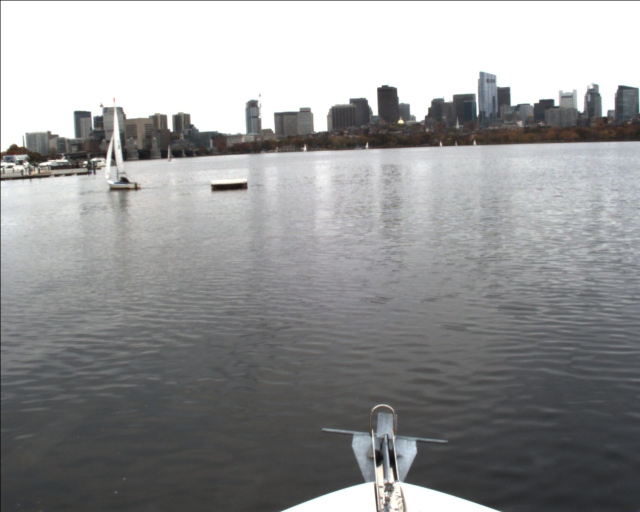
#> input picture packages/asv_perception_homography/src/calibrate_imgs/1572379335.856818.jpg, 1280 x 1024 px, found by its file name (shown at 1/2 size)
$ python offline_calibrate.py   (older library calls are emulated)
#> lines starting #> are read from the running program, lines starting #| are printed output that depends on the picture
# https://nbviewer.jupyter.org/github/manisoftwartist/perspectiveproj/blob/master/perspective.ipynb
# https://stackoverflow.com/a/20089412/882436

import cv2
import numpy as np
import math
import os
import calibrate_utils
from functools import reduce
from collections import namedtuple
from PyTunerCv import PyTunerCv as Tuner
from PyTunerCv import PyTunerCvControl as TunerCtl

# [183 lines left out: functions construct_RotationMatrixHomogenous, getRotationMatrixManual, getPoints_for_PerspectiveTranformEstimation, warpPt, invWarpPt, warpMatrix, not called in this run]

"""
Class which performs conversions to/from Image, Radar, and World (2D) coordinates
World is considered to be centered at the center of the radar image, with east=x, north=y
"""
class ImageRadarTransformer(object):

    #Initialize with dictionary containing calbration parameters for rgb to radar:  yaw,pich,roll,fovy,tx,ty,tz,radar_img_origin_x,radar_img_origin_y,radar_range
    # [36 lines left out: functions __init__, image_pt_to_radar, radar_pt_to_image, radar_pt_to_world, not called in this run]

    # convert image point to world point
    def image_pt_to_world( self, pt ):
        return self.radar_pt_to_world( self.image_pt_to_radar( pt ))

    # given the image x coordinate, calculate the corresponding image y coordinate which represents the horizon based on the radar transformation
    def image_horizon_pt( self, x ):
        #y=mx+b, but negate it because image y increases as we move more negative in cartesian plane with upper-left as 0,0
        return -( self.topm * x + self.topb )

    # estimates the world height of an object which measures height_px tall, with base at image point pt
    #   base is assumed to be on the ground
    # [14 lines left out: function estimate_world_height_at_image_pt, not called in this run]


tuner = None


# [34 lines left out: functions onMouse, get_radar_to_world_matrix, print_3x3_matrix, not called in this run]

# diameter of the radar img in world units
radar_world_diameter = 220.

# accept a dict of prop-->value and ( base img, overlay img, [array] ).  apply to image, return for display
# [96 lines left out: functions tuner_transform_img, resize_crop, not called in this run]


# run this file directly to perform manual calibration on calibration images stored in 'calibrate_imgs' folder
if __name__ == '__main__':

    imgs_path = os.path.dirname( os.path.abspath(__file__) ) + '/calibrate_imgs/'

    # radar latency
    base_img = cv2.imread(imgs_path + '1572379335.856818.jpg')
#> base_img is the input picture: shape (1024, 1280, 3); mean B, G, R 150.1, 149.3, 148.9
    warp_img = cv2.imread(imgs_path + 'radar_1572379335.812.png')
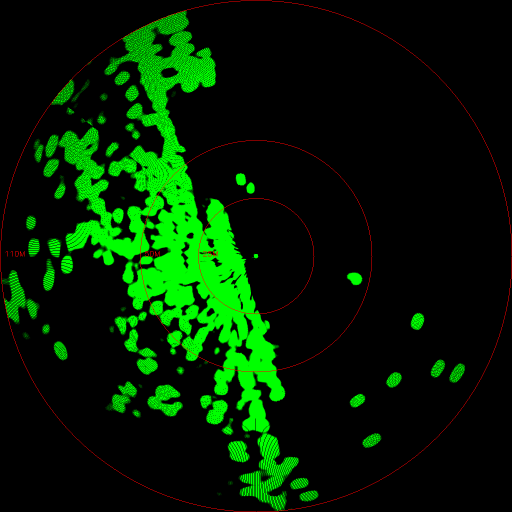
#> input picture packages/asv_perception_homography/src/calibrate_imgs/radar_1572379335.812.png, 1024 x 1024 px, found by its file name (shown at 1/2 size)
#> warp_img is the input picture: shape (1024, 1024, 3); mean B, G, R 0, 32.4, 1.3

    # set 5
    base_img = cv2.imread(imgs_path + '1572379326.185618.jpg')
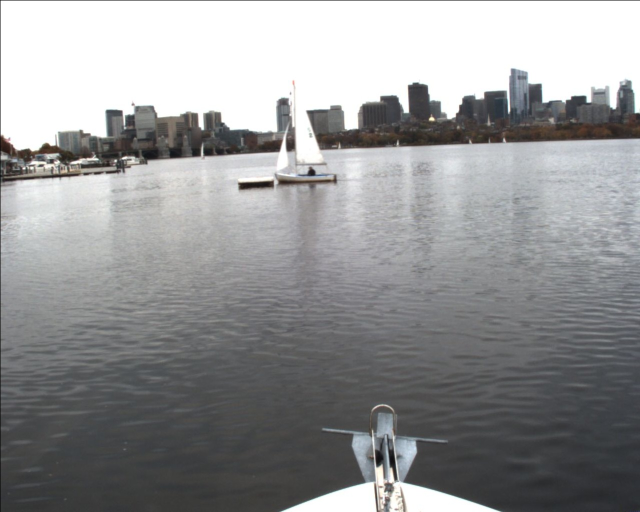
#> input picture packages/asv_perception_homography/src/calibrate_imgs/1572379326.185618.jpg, 1280 x 1024 px, found by its file name (shown at 1/2 size)
#> base_img is the input picture: shape (1024, 1280, 3); mean B, G, R 150.7, 149.7, 149.1
    warp_img = cv2.imread(imgs_path + 'radar_1572379326.3049998.png')

    # set 2
    base_img = cv2.imread(imgs_path + 'base-9238.459751.jpg')
    warp_img = cv2.imread(imgs_path + 'overlay-9238.491.png')

    # set 4 (off pitch)
    base_img = cv2.imread(imgs_path + 'base-9386.641404.jpg')
    warp_img = cv2.imread(imgs_path + 'overlay-9386.602.png')

    # set 1  (dock)
    base_img = cv2.imread(imgs_path + 'base-9420.666.jpg')
    warp_img = cv2.imread(imgs_path + 'overlay-9420.636.png')

    # set 3 (boat - close)
    base_img = cv2.imread(imgs_path + 'base-9275.98.jpg')
    warp_img = cv2.imread(imgs_path + 'radar_1572379275.77.png')  #set 3 radar before refresh
    warp_img = cv2.imread(imgs_path + 'overlay-9276.02.png')


    # resize to multiple of wasr-accepted format (512x384)
    # base_img = resize_crop(base_img, 1024,768)
    # pretty good values for 1024x768:
    #   roll:   -3.0
    #   pitch:  76.02
    #   yaw:    0.0
    #   fovy:   46.3
    #   tx:     2.5
    #   ty:     4.1
    #   tz:     -4.4

#> (the run stopped early here; a loop or call above may not have finished)
